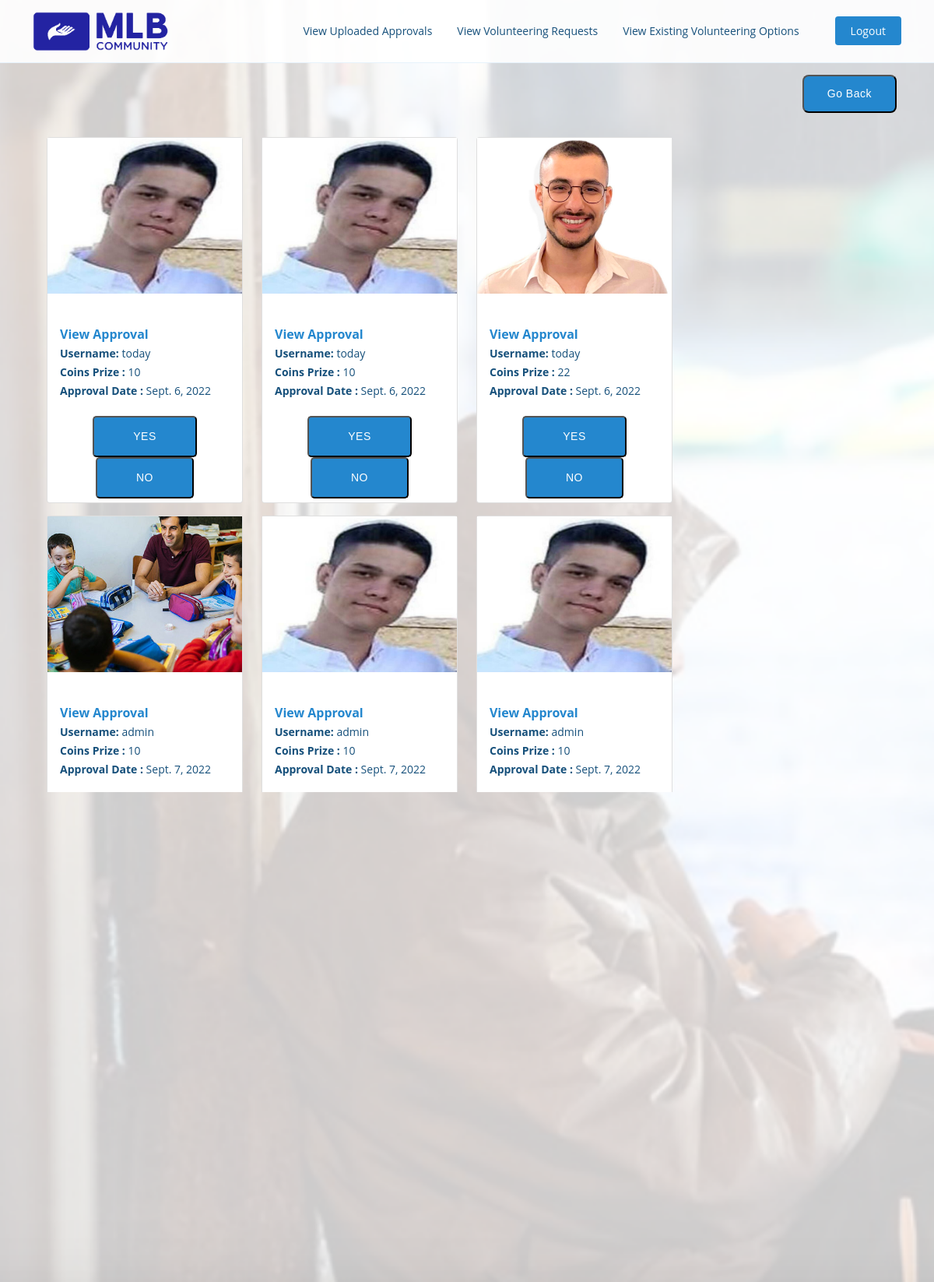
/admin_view_approvals (signed in), run on an earlier commit of the app's database.
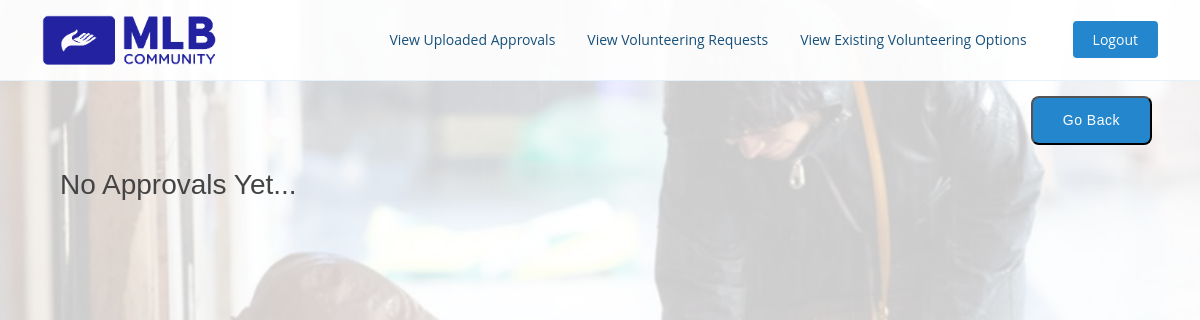
And on a later commit of the database.
### myapp/models.py (models this page shows, shortened)
class UserExtend(models.Model):
    user = OneToOneField(User, on_delete=models.CASCADE)
    coins = IntegerField()
    coupons_list = CharField(max_length=1000000, null=True, blank=True)
    coupons_counter = IntegerField(default=0)
    date_list = CharField(max_length=1000000, null=True, blank=True)
    store_list = CharField(max_length=1000000, null=True, blank=True)
    approvals = ForeignKey('ApprovedPost',on_delete=models.SET_NULL, null=True, blank=True)
    def __str__(self):
        return self.user.username

class Approval(models.Model):
    user = ForeignKey(UserExtend, on_delete=models.SET_NULL, null=True, blank=True)
    date = DateField(default=date.today)
    description = CharField(blank=True, max_length=250, null=True)
    image = ImageField(upload_to="files/", null=True, blank=True)
    is_approved = BooleanField()
    value = IntegerField(blank=True, default=0)

### myapp/views.py (the view, shortened to what this page needs)
# urls.py: path('admin_view_approvals', views.adminViewApprovals, name='admin_view_approvals'),
def adminViewApprovals(request):
    approvals = Approval.objects.all()
    extendedUsers = UserExtend.objects.all()
    if not request.user.is_authenticated:
        redirect('login')
    user = request.user
    if user.username != 'admin':
        return redirect('/')
    return render(request, 'admin_view_approvals.html', {'approvals': approvals, 'extendedUsers': extendedUsers})

### templates/admin_view_approvals.html (shortened to what this page needs)
{% load static %}
<!DOCTYPE html>
<html lang="en">
<head>
    <link href="{% static 'newStyleGallery.css' %}" rel="stylesheet">
    <link href="{% static 'newStyleGalleryExtra.css' %}" rel="stylesheet">
</head>
<header id="header" class="fixed-top">
    <div class="container d-flex align-items-center justify-content-between">
      <a href="/" class="logo"><img src="files/files/MLBLogo.png" alt="" class="img-fluid" height="100"></a>
    {% include  "navbar.html" %}
    </div>
  </header>
<br><br>
<button style=" float: right;"type="submit" class="btn-get-started scrollto" onclick="myFunction()" >
    Go Back
</button>
<br><br><br>
<body class="m-5">
    <form method="POST">
<div class="container">
    <div class="row">
        <div class="col-md-9">
            <div class="row">
                {% for approval in approvals %}
                    <div class="col-md-4">
                        <div class="card my-2">
                            <img class="image-thumbail" src="{{ approval.image.url }}" alt="Card image cap">
                            <div class="card-body">
                                <br><a href="{{ approval.image.url }}"><b>View Approval</b></a>
                                <br><b><small>Username: </b></small></small> <small>{{ approval.user }}</small><br>
                                <b> <small>Coins Prize : </b></small><small>{{ approval.value }} </b></small><br>
                                <b> <small>Approval Date : </b></small><small>{{ approval.date }} </b></small>
                            </div>
                            <section id="hero" >
                            <div class="text-center">
                                <button type="submit" class="btn-get-started scrollto" value={{approval.id}}  name="{{approval.id}}">
                                    YES
                                </button>
                                <button type="submit" class="btn-get-started scrollto" value={{approval.id}}  name="-{{approval.id}}">
                                    NO
                        </button>
                            </div>
                            </section>
                        </div>
                    </div>
                {% empty %}
                    <h3>No Approvals Yet...</h3>
                {% endfor %}
            </div>
        </div>
    </div>
</div>
    </form>
</body>
</html>

### templates/navbar.html (shortened to what this page needs)
<nav id="navbar" class="navbar">
    <ul>
        {% if user.is_authenticated %}
            {% for e in extendedUsers %}
                {% if e.user.username == user.username %}
                    {% if e.user.username == 'admin' %}
                        <li><a class="nav-link scrollto" href="admin_view_approvals">View Uploaded Approvals</a></li>
                        <li><a class="nav-link scrollto" href="admin_view_volunteering_requests">View Volunteering Requests</a></li>
                        <li><a class="nav-link scrollto" href="admin_view_existing_posts">View Existing Volunteering Options</a></li>
                        <li><a class="getstarted scrollto" href="logout">Logout</a></li>
                    {% endif %}
                {% endif %}
            {% endfor %}
        {% else %}
            <li><a class="nav-link scrollto" href="about">About</a></li>
            <li><a class="nav-link scrollto" href="prices">Prices & Coupons</a></li>
            <li><a class="getstarted scrollto" href="register">Register</a></li>
            <li><a class="getstarted scrollto" href="login">Login</a></li>
        {% endif %}
    </ul>
</nav>

What changed in the data, as far as the page shows it:
removed Approval: image (picture), user "today", value "10", date "Sept. 6, 2022", {{ approval.id }} 21 (drawn)
removed Approval: image (picture), user "today", value "10", date "Sept. 6, 2022", {{ approval.id }} 22 (drawn)
removed Approval: image (picture), user "today", value "22", date "Sept. 6, 2022", {{ approval.id }} 23 (drawn)
removed Approval: image (picture), user "admin", value "10", date "Sept. 7, 2022", {{ approval.id }} 24 (drawn)
removed Approval: image (picture), user "admin", value "10", date "Sept. 7, 2022", {{ approval.id }} 25 (drawn)
removed Approval: image (picture), user "admin", value "10", date "Sept. 7, 2022", {{ approval.id }} 26 (drawn)
removed Approval: image (picture), {{ approval.id }} 27 (drawn)
removed Approval: image (picture), {{ approval.id }} 33 (drawn)
removed Approval: image (picture), {{ approval.id }} 34 (drawn)
Also different on the page:
text now shown: "No Approvals Yet..."
